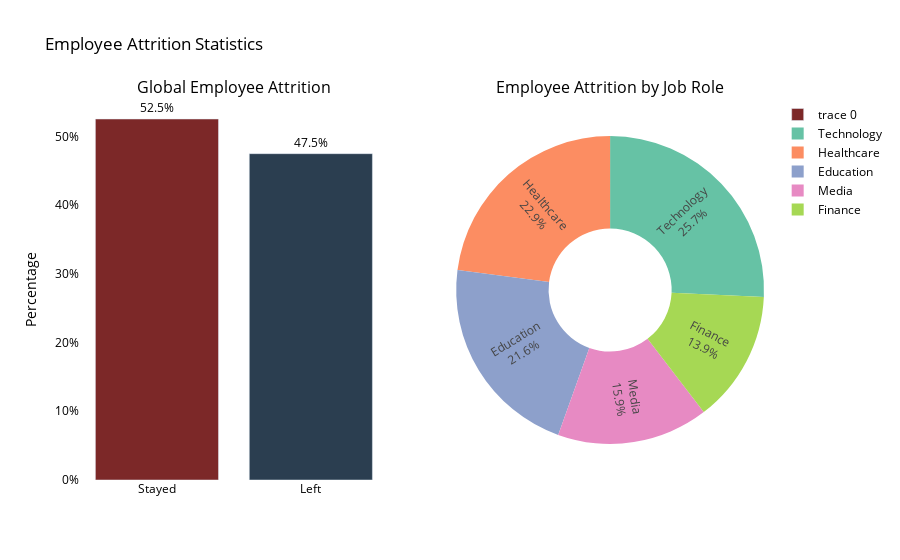

Notebook source saved alongside this figure:
### Markdown cell above
Dans un premier temps nous cherchons à comprendre :

- Comment l'attrition se répartit-elle entre les employés qui sont restés et ceux qui ont quitté l'entreprise ?
- Quels rôles d'emploi sont les plus touchés par l'attrition et quelles pourraient être les implications pour les stratégies de rétention ?

### Code cell
import pandas as pd
import plotly.graph_objs as go
from plotly.subplots import make_subplots
import plotly.express as px

# 'df_combined' est le DataFrame contenant les colonnes 'Attrition' et 'Job Role'
# avec 'Left' pour les anciens employés et 'Stayed' pour les employés actuels.

# Préparation des données pour le graphique
attrition_rate = df_combined['Attrition'].value_counts(normalize=True).mul(100)
attrition_rate = attrition_rate.reset_index()
attrition_rate.columns = ['Attrition', 'Percent']

role_attrition = df_combined[df_combined['Attrition'] == 'Left']['Job Role'].value_counts(normalize=True).mul(100)
role_attrition = role_attrition.reset_index()
role_attrition.columns = ['Job Role', 'Percent']

# Configuration des couleurs pour chaque rôle d'emploi
colors = px.colors.qualitative.Set2  # Un ensemble de couleurs qualitatives

# Création des sous-graphiques
fig = make_subplots(rows=1, cols=2,
                    subplot_titles=("Global Employee Attrition", "Employee Attrition by Job Role"),
                    specs=[[{"type": "bar"}, {"type": "pie"}]])

# Ajout du diagramme en barres pour l'attrition globale
fig.add_trace(
    go.Bar(x=attrition_rate['Attrition'], y=attrition_rate['Percent'], text=attrition_rate['Percent'],
           marker_color=['#7C2828', '#2B3E50'], texttemplate='%{text:.1f}%', textposition='outside'),
    row=1, col=1
)

# Ajout du diagramme à secteurs pour l'attrition par rôle d'emploi
fig.add_trace(
    go.Pie(labels=role_attrition['Job Role'], values=role_attrition['Percent'],
           hole=0.4, marker_colors=colors, textinfo='label+percent', textposition='inside', insidetextorientation='radial'),
    row=1, col=2
)

# Mise à jour des configurations du graphique
fig.update_layout(title_text="Employee Attrition Statistics",
                  plot_bgcolor='white', paper_bgcolor='white',
                  font=dict(size=12, color='black'),
                  showlegend=True)

fig.update_yaxes(title_text="Percentage", ticksuffix='%')

# Afficher le graphique
fig.show()

### Figure 1 — Plotly figure (JSON) as saved in the notebook; plotly's stock layout.template omitted (floating-point values rounded to 4 significant figures)
{"data": [{"marker": {"color": ["#7C2828", "#2B3E50"]}, "text": [52.52, 47.48], "textposition": "outside", "texttemplate": "%{text:.1f}%", "type": "bar", "x": ["Stayed", "Left"], "xaxis": "x", "y": [52.52, 47.48], "yaxis": "y"}, {"domain": {"x": [0.55, 1], "y": [0, 1]}, "hole": 0.4, "insidetextorientation": "radial", "labels": ["Technology", "Healthcare", "Education", "Media", "Finance"], "marker": {"colors": ["rgb(102,194,165)", "rgb(252,141,98)", "rgb(141,160,203)", "rgb(231,138,195)", "rgb(166,216,84)", "rgb(255,217,47)", "rgb(229,196,148)", "rgb(179,179,179)"]}, "textinfo": "label+percent", "textposition": "inside", "type": "pie", "values": [25.73, 22.93, 21.59, 15.89, 13.86]}], "layout": {"annotations": [{"font": {"size": 16}, "showarrow": false, "text": "Global Employee Attrition", "x": 0.225, "xanchor": "center", "xref": "paper", "y": 1, "yanchor": "bottom", "yref": "paper"}, {"font": {"size": 16}, "showarrow": false, "text": "Employee Attrition by Job Role", "x": 0.775, "xanchor": "center", "xref": "paper", "y": 1, "yanchor": "bottom", "yref": "paper"}], "font": {"color": "black", "size": 12}, "paper_bgcolor": "white", "plot_bgcolor": "white", "showlegend": true, "title": {"text": "Employee Attrition Statistics"}, "xaxis": {"anchor": "y", "domain": [0, 0.45]}, "yaxis": {"anchor": "x", "domain": [0, 1], "ticksuffix": "%", "title": {"text": "Percentage"}}}}
